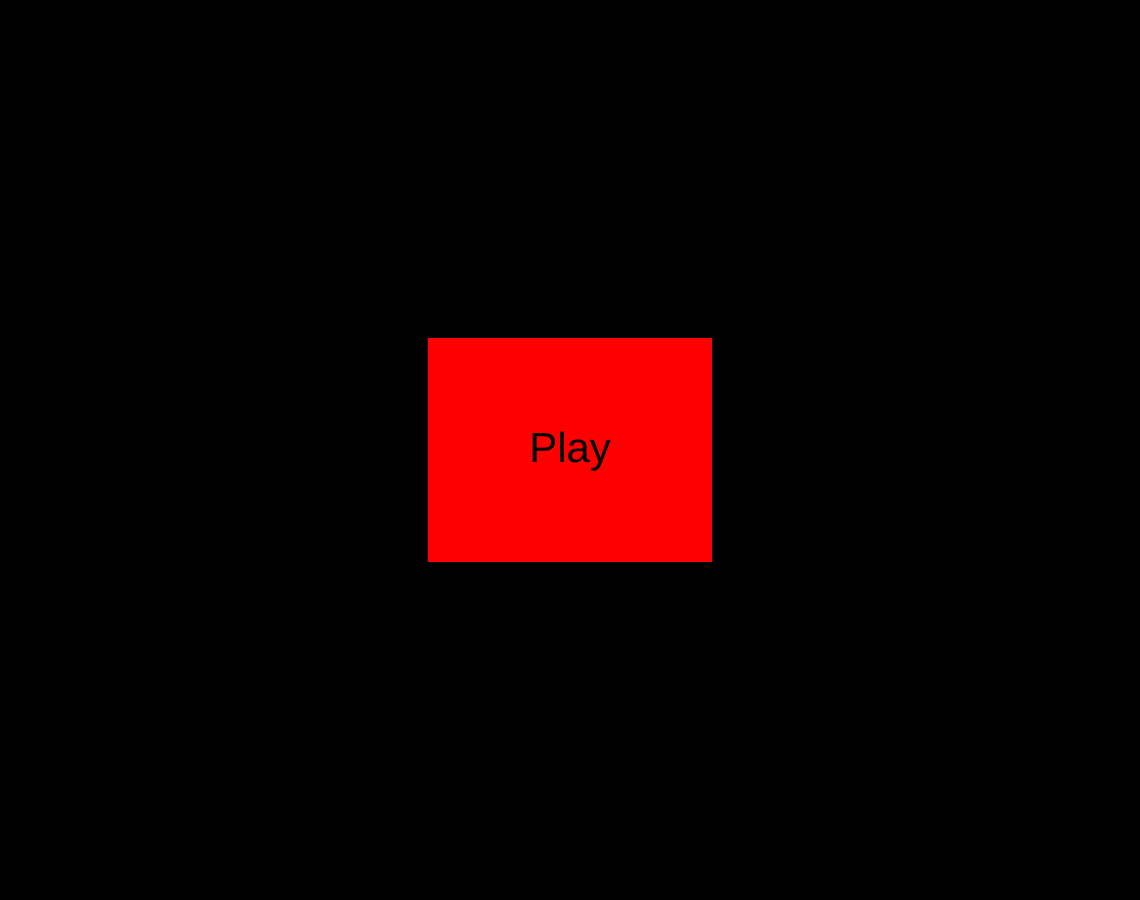
Frame 1 (no input)
Frame 60 (no input): identical to frame 1, image omitted
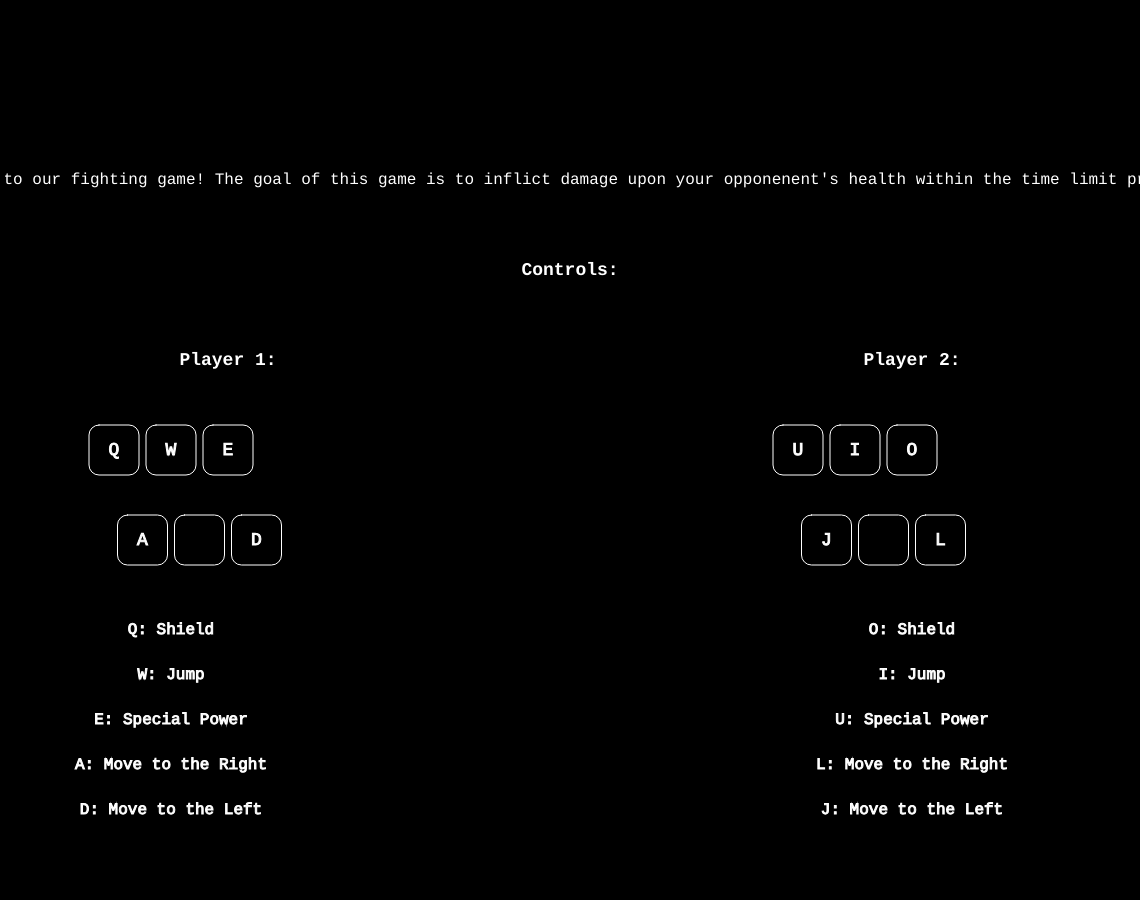
Frame 120 (the mouse pressed at the canvas centre since frame 60)

The p5.js sketch that drew these frames (run headless with seeded random() and noise() and a simulated clock; from frame 60 on, the mouse is pressed at the canvas centre):

// p5.js sketch
// ── sketch.js
////////////////////////////////////////////////////////////////////////////////////////////////////////////////////
//Global Variables
let activeStage = "start";
let stages = {};
let players = []; // make it later so that there can be more players
let g = 1; //1.5 gravity is good
let ch = 0.1; //0.1 character height is good
let p1;
let p2;
let timer;
let interval;

////////////////////////////////////////////////////////////////////////////////////////////////////////////////////
//setup p5 Function contains all startup code except global variables.
function setup() {
    //creates the canvas
    createCanvas(windowWidth * 0.95, windowHeight * 0.9);
    rectMode(CENTER);

//Game Start Button
    stages.start = {
        name: "start",
        box: new Platform(0.5, 0.5, 0.25, .25),
        draw: function () {
            rectMode(CENTER);
            fill('red');
            rect(this.box.x, this.box.y, this.box.len, this.box.height);
            textSize(42);
            textAlign(CENTER, CENTER);
            fill("black");
            text("Play", this.box.x, this.box.y);
        }
    };

//Instructions Page
    stages.instructions = instructions;

    stages.stage1 = new Stage("red", [
        new Platform(0.5, 0.99, 1, 0.02),
        new Platform(0.2, 0.6, 0.3, 0.03),
        new Platform(0.8, 0.6, 0.3, 0.03)
        ]);

    stages.stage2 = new Stage("blue", [
        new Platform(0.5, 0.99, 1, 0.02),
        new Platform(0.5, 0.6, 0.3, 0.03),
        new Platform(0.1, 0.6, 0.3, 0.03),
        new Platform(0.9, 0.6, 0.3, 0.03)
        ]);

    stages.stage3 = new Stage("orange", [
        new Platform(0.5, 0.99, 1, 0.02),
        new Platform(0.5, 0.5, 0.2, 0.02),
        new Platform(0.9, 0.8, 0.3, 0.03),
        new Platform(0.1, 0.2, 0.3, 0.03)
        ]);

    stages.stage4 = new Stage("green", [
        new Platform(0.5, 0.99, 1, 0.02),
        new Platform(0.1, 0.3, 0.2, 0.02),
        new Platform(0.9, 0.7, 0.2, 0.02)
        ]/*, true, [1, 2]*/);


    stages.stage5 = new Stage("yellow", [
        new Platform(0.5, 0.99, 1, 0.02),
        new Platform(0.5, 0.5, 0.1, 0.02),
        new Platform(0.1, 0.3, 0.1, 0.02),
        new Platform(0.9, 0.7, 0.1, 0.02)
        ]/*, true, [2, 3, 4]*/);
    stages.win = {
        draw() {
            let winner;
            background(0);
            textSize(100);
            textAlign(CENTER, TOP);
            textFont('Georgia');
            fill (random(255), random(255), random(255));
            if(p1.chealth === p2.chealth) {
                text(`TIE!`, width / 2, height * 0.1);
            }
            else {
                if (p1.chealth < p2.chealth) winner = 2;
                else if (p1.chealth > p2.chealth) winner = 1;
                text(`PLAYER ${winner} WINS!`, width / 2, height * 0.1);
            }
        }
    }
}

////////////////////////////////////////////////////////////////////////////////////////////////////////////////////
//draw function
function draw() {
    background('black');
    stages[activeStage].draw();
    //stages[activeStage].moving();
    if(activeStage.startsWith("stage")) {
        p1.shieldOn = false;
        p2.shieldOn = false;
        //Player1 Inputs
        if((keyIsDown(65) && keyIsDown(68)) || (!keyIsDown(65) && !keyIsDown(68))) p1.x_vel = 0;
        else if(keyIsDown(65)) { // A, p1 to the right
            p1.x_vel = -5;
            p1.facing = -1;
        }
        else if(keyIsDown(68)) { // D, p1 to the right
            p1.x_vel = 5;
            p1.facing = 1;
        }
        if(keyIsDown(87) && p1.onGround()) p1.y_vel = -8; // W, p1 jump
        if(keyIsDown(69)) p1.blast(); // E, p1 blast
        if(keyIsDown(81) && !p1.shieldCool) p1.shield(); // Q, p1 shield

        //Player2 Inputs
        if((keyIsDown(74) && keyIsDown(76)) || (!keyIsDown(74) && !keyIsDown(76))) p2.x_vel = 0;
        else if(keyIsDown(74)) { // J, p2 to the right
            p2.x_vel = -5;
            p2.facing = -1;
        }
        else if(keyIsDown(76)) { // L, p2 to the left
            p2.x_vel = 5;
            p2.facing = 1;
        }
        if(keyIsDown(73) && p2.onGround()) p2.y_vel = -8; // I, p2 jump
        if(keyIsDown(85)) p2.blast(); // U, p2 blast
        if(keyIsDown(79) && !p2.shieldCool) p2.shield(); // O, p2 shield

        //processies for both chars
        players.forEach((char) => {
            char.move();
            char.draw();
            char.gravity();
            char.specials.forEach((special, index) => {
                special.draw();
                if(special.hits()) char.specials.splice(index, 1);
            });

            if(char.chealth <= 0) {
                activeStage = "win";
                return undefined;
            }
        });

        //healthbars
        rectMode(CORNERS);
        fill("red");
        rect(width * 0.05, height * 0.05, width * 0.3, height * 0.07);
        fill("green");
        rect(width * 0.05, height * 0.05, width * (0.05 + 0.25 * p1.chealth / p1.health), height * 0.07);

        fill("red");
        rect(width * 0.95, height * 0.05, width * 0.7, height * 0.07);
        fill("green");
        rect(width * 0.95, height * 0.05, width * (0.95 - 0.25 * p2.chealth / p2.health), height * 0.07);

        textAlign(CENTER);
        textSize(30);
        fill("white");
        text(timer, width / 2, height * 0.1);

        if (timer <= 0) {
            clearInterval(interval);
            activeStage = "win";
        }

    }
}

function mousePressed() {
    let start = stages.start.box;                       //bottom                    top                                 left                                right
    if(activeStage === "start" && mouseY <= start.y + start.height / 2 && mouseY >= start.y - start.height / 2 && mouseX >= start.x - start.len / 2 && mouseX <= start.x + start.len / 2) {
        activeStage = "instructions";
        setTimeout(() => {
            activeStage = "stage1";
            players.push(new Fighter1(0.2, 0.3, ch, 1));
            p1 = players[0];
            players.push(new Fighter1(0.8, 0.3, ch, -1));
            p2 = players[1];
            ////////////////////
            timer = 99;
            interval = setInterval(function() {
                timer--;
            }, 1000);
        }, 5000)
    }
}
// ── char_sel.js
"use strict";
const chars = 2;
let characters = ["Ren", "Kyu"];
let colours = ["red", "blue"];
let char = {
 draw() {
        background(0);
        textStyle(NORMAL);
        textAlign(CENTER, CENTER);
        fill(255);
        textSize(24);
        textStyle(BOLD);
        textFont('Georgia');
        textSize(42);
        text("Characters", width*0.5, height*0.2);
        textSize(20);
        textStyle(NORMAL);
        textSize(20);
        text(`Player ${player} Select A Character:`, width*0.5, height*0.3);
        textFont('Courier New');
        textStyle(BOLD);
        rectMode(CENTER);
        for (let i = 0; i < chars; i++) {
            fill(colours[i]);
            rect(width / 2, height*0.45 + height / (5 * 1.5) * i, width / 4, height / (5 * 2));
            fill("white");
            text(characters[i], width / 2, height*0.45 + height / (5 * 1.5) * i);
        }
    }
};
// ── classes.js
////////////////////////////////////////////////////////////////////////////////////////////////////////////////
//classes definition
//platform class takes platx, y, length, and width as percentages of the screen size
class Platform {
    constructor(platformX, platformY, platformLength, platformWidth) {
        this.x = platformX * width;
        this.y = platformY * height;
        this.len = platformLength * width;
        this.height = platformWidth * height;
    }
}

//stage takes an array of platforms
class Stage {
    constructor(color, platforms/*, moves = false, platmoves = []*/) {
        this.color = color;
        this.platforms = platforms;
        /*this.moves = moves;
        this.platmoves = platmoves;*/
        }
    draw() {
        rectMode(CENTER);
        for(let plat of this.platforms) {
            fill(this.color);
            rect(plat.x, plat.y, plat.len, plat.height);
        }
    }
    /*moving() {
        if (this.moves === true) {
            for (let i = 0; i < this.platforms; i++) {
                for(let motion of this.platmoves) {
                    this.platforms[motion].x++;
                }
            }
        }
    }*/
}

//general character class takes no inputs and should not be used as a character should just be used as a foundation for others
class Character {
    constructor(x, y, cheight, facing, health) {
        this.x = x * width;
        this.y = y * height; //represents bottom of charactor pixel position
        this.x_vel = 0;
        this.y_vel = 0;
        this.height = cheight * height;
        this.shieldOn = false; //whether or not the shield true or false
        this.shieldCool = false;
        this.onCD = false;  //whether or not the special attack is on cds
        this.specials = []; //array of active special attacks on the screen
        this.facing = facing; // 1 == facing right -1 == facing left
        this.health = health;
        this.chealth = health;
        this.shieldr = 100;
    }

    move() {
        this.x += this.x_vel;
        this.y += this.y_vel;
    }

    onGround() {
        if(activeStage.startsWith("stage")) {
            for(let plat of stages[activeStage].platforms) {
                if((this.x >= plat.x - plat.len / 2) && (this.x <= plat.x + plat.len / 2) && (this.y <= plat.y + plat.height / 2) && (this.y >= plat.y - plat.height / 2)) {
                    this.y = plat.y - plat.height / 2;
                    return true;
                }
            }
            return false;
        }
    }

    //happens every frame and moves character down if its feet are not touching the top of a platform
    gravity() {
        if(!this.onGround()) this.y_vel += 0.1 * g;
        else this.y_vel = 0;//y is inverted so adding to y makes it move downwords
    }

    //draw function that creates a semi-transparent pink circle originating in the middle of the character
    shield() {
        if(this.shieldCool === false) {
            this.shieldOn = true;
            fill(255, 192, 203, 127);
            noStroke();
            this.ashield = circle(this.x, (this.y - (this.height)*(1/2)), this.shieldr);
            }
        if(this.shieldOn === true && this.shieldr !== 0) {
            this.shieldr -= 0.25;
        }
        if(this.shieldr <= 0) {
            this.shieldr = 0;
            this.shieldOn = false;
            this.shieldCool = true;
            setTimeout(() => {
                this.shieldr = 100;
                this.shieldCool = false;
                console.log("shield cooled");
            }, 2000);
        }
    }
}

//a usable character in the game
class Fighter1 extends Character {
    constructor(x, y, cheight, facing) {
        super(x, y, cheight, facing, 100);
    }

    draw() {
        rectMode(CENTER);
        fill(242, 205, 130);
        this.head = circle(this.x, this.y - 8 / 9 * this.height, 1 / 9 * this.height);//head
        fill(85, 111, 204);
        this.torso = rect(this.x, this.y - 2 / 3 * this.height, 2 / 9 * this.height, 4 / 9 * this.height);//torso
        fill(186, 56, 20);
        this.legs = rect(this.x, this.y - 2 / 9 * this.height, 2 / 9 * this.height, 4 / 9 * this.height);//legs
    }

    punch() {

    }

    blast() {
        if(this.onCD === false) {
            this.onCD = true;
            this.specials.push(new Hadouken(this));
            setTimeout(() => this.onCD = false, 500);
        }
    }
}

//a usable character in the game
class Fighter2 extends Character {
    constructor(x, y, cheight, facing) {
        super(x, y, cheight, facing, 100);
    }

    draw() {
        rectMode(CENTER);
        fill(124, 86, 8);
        this.head = circle(this.x, this.y - 8 / 9 * this.height, 1 / 9 * this.height);//head
        fill(255, 189, 10);
        this.torso = rect(this.x, this.y - 2 / 3 * this.height, 2 / 9 * this.height, 4 / 9 * this.height);//torso
        fill(188, 4, 216);
        this.legs = rect(this.x, this.y - 2 / 9 * this.height, 2 / 9 * this.height, 4 / 9 * this.height);//legs
    }
}

class SpecialMoves {
    constructor(player) {
        this.player = player;
        this.x = player.x;
        this.y = player.y;
        this.x_vel;
    }
}

class Hadouken extends SpecialMoves {
    constructor(player) {
        super(player);
        this.x_vel = 10 * player.facing;
    }
    draw() {
        imageMode(CENTER);
        rectMode(CENTER);
        this.x += this.x_vel;
        fill("blue");
        circle(this.x, this.y - this.player.height / 2, this.player.height / 6);
    }
    hits() {
        let hit = false;
        players.forEach((player) => {
            if(player != this.player) {
                if (player.shieldOn) {
                    console.log("ON");
                    if((this.x + (this.player.height / 6) && (this.y + (this.player.height))) >= ((this.player.height / 6) + this.shieldr)) {
                        player.shieldr -= 20;
                    }
                }
                if((this.x + this.player.height / 6 >= player.x - 2 / 9 * player.height) && (this.x - this.player.height / 6 <= player.x + 2 / 9 * player.height) && (this.y - this.player.height / 6 <= player.y) && (this.y + 2 / 9 * this.player.height >= player.y - player.height)) {
                    //if(player.shieldOn) player.shieldr -= 20;
                    //else {
                    player.chealth -= 20;
                    //}
                    hit = true;
                }
            }
        });
        //console.log(hit);
        return hit;
    }
}
// ── instructions.js
'use strict';
let tleft = ["Q", "W", "E"];
let ldown = ["A", "", "D"];
let tright = ["U", "I", "O"];
let rdown = ["J", "", "L"];
let p1k = ["Q: Shield", "W: Jump", "E: Special Power", "A: Move to the Right", "D: Move to the Left"];
let p2k = ["O: Shield", "I: Jump", "U: Special Power", "L: Move to the Right", "J: Move to the Left"];
let instructions =  {
    draw() {
        textStyle(NORMAL);
        textAlign(CENTER, CENTER);
        fill(255);
        textSize(16);
        textFont('Courier New');
        text("Welcome to our fighting game! The goal of this game is to inflict damage upon your opponenent's health within the time limit provided!", width*0.5, height*0.2);
        textSize(18);
        textStyle(BOLD);
        text("Controls:", width*0.5, height*0.3);
        text("Player 1:", width*0.2, height*0.4);
        text("Player 2:", width*0.8, height*0.4);
        rectMode(CENTER);
        for(let i = 0; i < 3; i++) {
            noFill();
            stroke(255);
            square(width*(0.1+(0.05*i)), height*0.5, 50, 10, 10);
            textStyle(NORMAL);
            fill(255);
            text(tleft[i], width*(0.1+(0.05*i)), height*0.5);
        }
        for(let i = 0; i < 3; i++) {
            noFill();
            stroke(255);
            square(width*(0.125+(0.05*i)), height*0.6, 50, 10, 10);
            textStyle(NORMAL);
            fill(255);
            text(ldown[i], width*(0.125+(0.05*i)), height*0.6);
        }
        textSize(18);
        for(let i = 0; i < 3; i++) {
            noFill();
            stroke(255);
            square(width*(0.7+(0.05*i)), height*0.5, 50, 10, 10);
            textStyle(NORMAL);
            fill(255);
            text(tright[i], width*(0.7+(0.05*i)), height*0.5);
        }
        for(let i = 0; i < 3; i++) {
            noFill();
            stroke(255);
            square(width*(0.725+(0.05*i)), height*0.6, 50, 10, 10);
            fill(255);
            text(rdown[i], width*(0.725+(0.05*i)), height*0.6);
        }
        textSize(16);
        for(let i = 0; i < 5; i++) {
            text(p1k[i], width*0.15, height*(0.7 + (0.05*i)));
            text(p2k[i], width*0.8, height*(0.7 + (0.05*i)));
        }
        noStroke();
    }
}
// ── lvl_sel.js
let levels = 5;
let colors = ["red", "blue", "orange", "green", "purple"]
let select = {
    draw() {
        fill("white");
        textStyle(BOLD);
        textFont('Georgia');
        textSize(42);
        text("Level Select", width / 2, height / 8)
        textStyle(NORMAL);
        textFont('Courier New');
        rectMode(CENTER);
        for(let i = 0; i < levels; i++) {
            fill(colors[i])
            rect(width / 2, height / 4 + height / (levels * 1.5) * i, width / 4, height / (levels * 2));
            fill("white");
            text("Stage " + (i + 1), width / 2, height / 4 + height / (levels * 1.5) * i);
        }
    }
}
